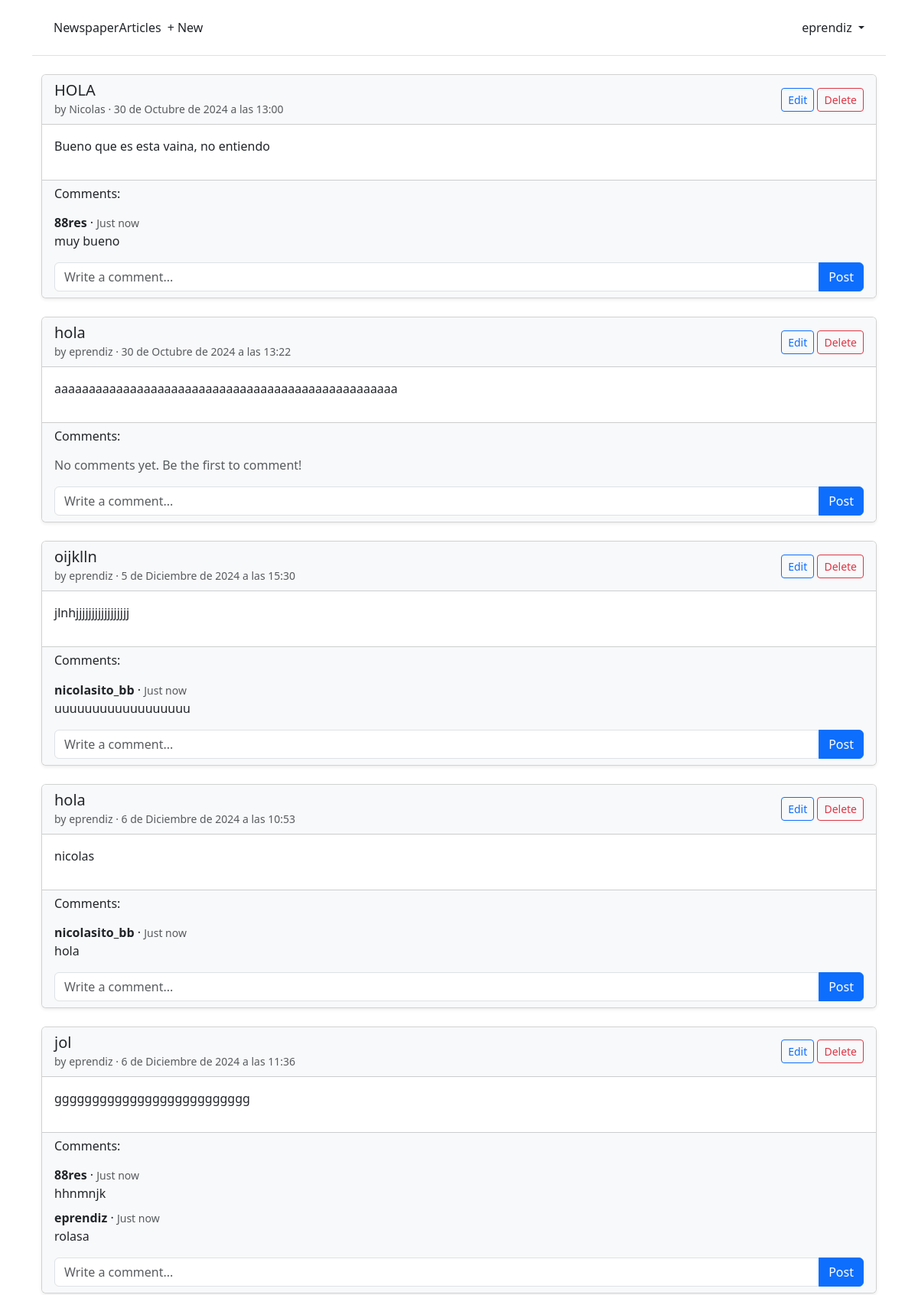
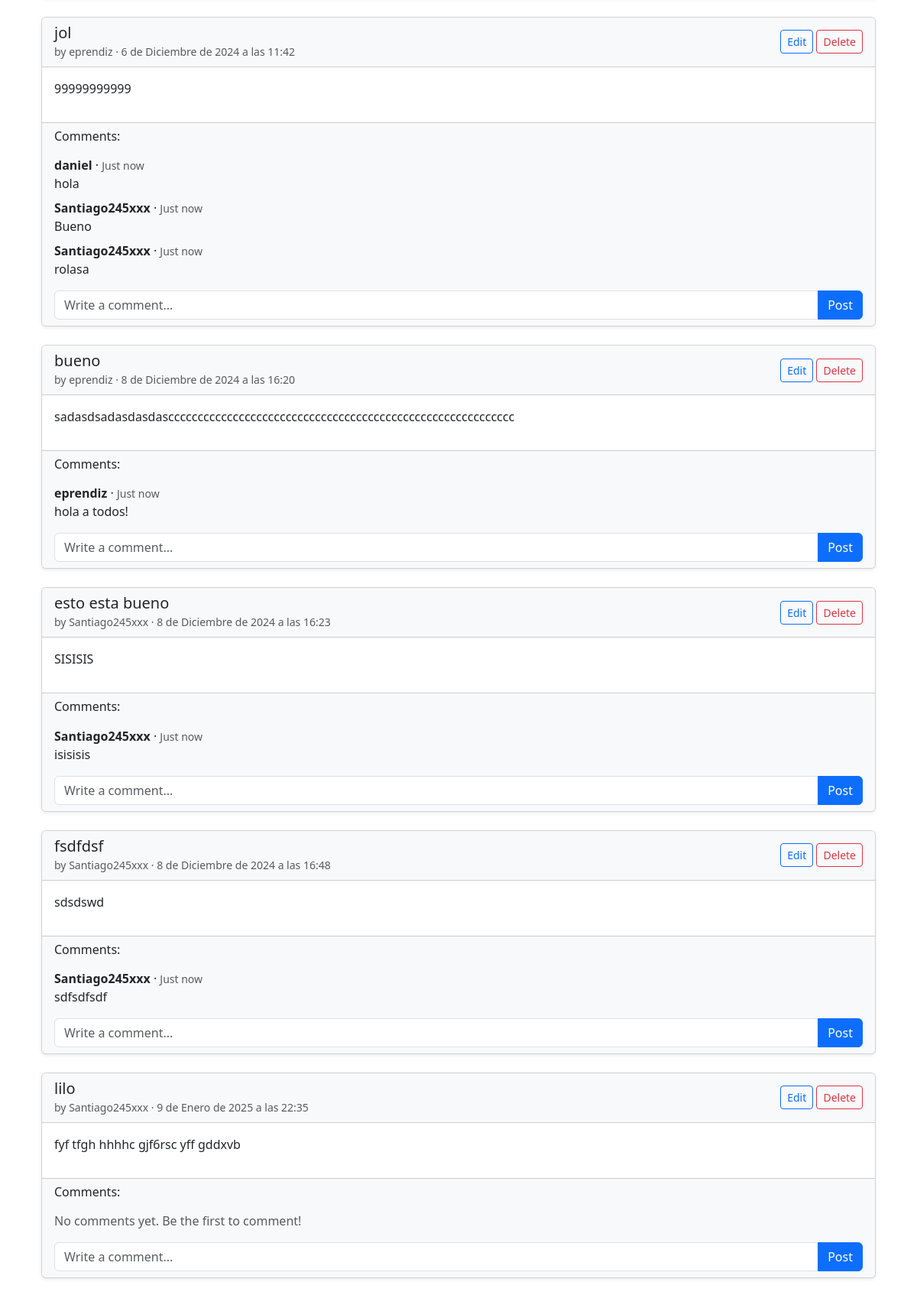
Screenshot of /articles/ (signed in, upper part) with the database file from the repository (2 pictures, top to bottom).
### accounts/models.py (models this page shows)
class CustomUser(AbstractUser):
    age = models.PositiveIntegerField(null=True, blank=True)

### articles/models.py (models this page shows, shortened)
class Article(models.Model):
    title = models.CharField(max_length=255)
    body = models.TextField()
    date = models.DateTimeField(auto_now_add=True)
    author = models.ForeignKey(
        settings.AUTH_USER_MODEL,
        on_delete=models.CASCADE,
    )
    image = models.ImageField(upload_to='article_images/', blank=True, null=True)

class Comment(models.Model):
    article = models.ForeignKey(Article, on_delete=models.CASCADE,)
    comment = models.CharField(max_length=140)
    author = models.ForeignKey(settings.AUTH_USER_MODEL, on_delete=models.CASCADE,)
    def __str__(self):
        return self.comment

### articles/views.py (the view)
# urls.py: path('', ArticleListView.as_view(),
class ArticleListView(LoginRequiredMixin,ListView):
    model = Article
    template_name = "article_list.html"

### templates/article_list.html (shortened to what this page needs)
{% extends "base.html" %}
{% block content %}
<div class="container mt-4">
    {% for article in article_list %}
        <div class="card mb-4 shadow-sm">
            <div class="card-header bg-light d-flex justify-content-between align-items-center">
                <div>
                    <h5 class="mb-0">{{ article.title }}</h5>
                    <small class="text-muted">by {{ article.author }} &middot; {{ article.date }}</small>
                </div>
                <div>
                    <a href="{% url 'article_edit' article.pk %}" class="btn btn-sm btn-outline-primary">Edit</a>
                    <a href="{% url 'article_delete' article.pk %}" class="btn btn-sm btn-outline-danger">Delete</a>
                </div>
            </div>
            <div class="card-body">
                <p>{{ article.body }}</p>
            </div>
            <div class="card-footer bg-light">
                <h6 class="mb-3">Comments:</h6>
                {% for comment in article.comment_set.all %}
                    <div class="mb-2">
                        <strong>{{ comment.author }}</strong> &middot;
                        <small class="text-muted">{{ comment.date_posted|default:"Just now" }}</small>
                        <p class="mb-0">{{ comment }}</p>
                    </div>
                {% empty %}
                    <p class="text-muted">No comments yet. Be the first to comment!</p>
                {% endfor %}
                <form method="post" action="{% url 'article_detail' article.pk %}">
                    <div class="input-group mt-3">
                        <input type="text" class="form-control" name="comment" placeholder="Write a comment..." required>
                        <button type="submit" class="btn btn-primary">Post</button>
                    </div>
                </form>
            </div>
        </div>
    {% endfor %}
</div>
{% endblock content %}

### templates/base.html (shortened to what this page needs)
<!DOCTYPE html>
{% load static %}
<html lang="en">
    <head>
        {% load bootstrap5 %}
        {% bootstrap_css %}
    </head>
    <body>
        <div class="container">
            <header class="p-3 mb-3 border-bottom">
                <div class="container">
                    <div class="d-flex flex-wrap align-items-center justify-content-center justify-content-lg-start">
                        <a class="navbar-brand" href="{% url 'home' %}">Newspaper</a>
                        <a class="navbar-brand" href="{% url 'article_list' %}">Articles</a>
                        <ul class="nav col-12 col-lg-auto me-lg-auto mb-2 justify-content-center mb-md-0">
                        {% if user.is_authenticated %}
                            <li><a href="{% url 'article_new' %}" class="nav-link px-2 link-dark">
                                + New</a></li>
                            </ul>
                            <div class="dropdown text-end">
                                <a href="#" class="d-block link-dark text-decoration-none dropdown-toggle" id="dropdownUser1" data-bs-toggle="dropdown" aria-expanded="false">
                                    {{ user.username }}
                                </a>
                            </div>
                        {% else %}
                        </ul>
                            <div class="text-end">
                                <a href="{% url 'login' %}" class="btn btn-outline-primary me-2">Log In</a>
                                <a href="{% url 'signup' %}" class="btn btn-primary">Sign Up</a>
                            </div>
                        {% endif %}
                    </div>
                </div>
            </header>
        <main>
            {% block content %}
            {% endblock content %}
        </main>
    </body>
</html>

### rows the page displays
CustomUser: username "eprendiz"
Article: title "HOLA", author "Nicolas", date "30 de Octubre de 2024 a las 13:00", body "Bueno que es esta vaina, no entiendo"
Comment: author "88res", date_posted "Just now", comment "muy bueno"
Article: title "hola", author "eprendiz", date "30 de Octubre de 2024 a las 13:22", body "aaaaaaaaaaaaaaaaaaaaaaaaaaaaaaaaaaaaaaaaaaaaaaaaaa"
Article: title "oijklln", author "eprendiz", date "5 de Diciembre de 2024 a las 15:30", body "jlnhjjjjjjjjjjjjjjjjj"
Comment: author "nicolasito_bb", date_posted "Just now", comment "uuuuuuuuuuuuuuuuuu"
Article: title "hola", author "eprendiz", date "6 de Diciembre de 2024 a las 10:53", body "nicolas"
Comment: author "nicolasito_bb", date_posted "Just now", comment "hola"
Article: title "jol", author "eprendiz", date "6 de Diciembre de 2024 a las 11:36", body "gggggggggggggggggggggggggg"
Comment: author "88res", date_posted "Just now", comment "hhnmnjk"
Comment: author "eprendiz", date_posted "Just now", comment "rolasa"
Article: title "jol", author "eprendiz", date "6 de Diciembre de 2024 a las 11:42", body "99999999999"
Comment: author "daniel", date_posted "Just now", comment "hola"
Comment: author "Santiago245xxx", date_posted "Just now", comment "Bueno"
Comment: author "Santiago245xxx", date_posted "Just now", comment "rolasa"
Article: title "bueno", author "eprendiz", date "8 de Diciembre de 2024 a las 16:20", body "sadasdsadasdasdasccccccccccccccccccccccccccccccccccccccccccccccccccccccccccc"
Comment: author "eprendiz", date_posted "Just now", comment "hola a todos!"
Article: title "esto esta bueno", author "Santiago245xxx", date "8 de Diciembre de 2024 a las 16:23", body "SISISIS"
Comment: author "Santiago245xxx", date_posted "Just now", comment "isisisis"
Article: title "fsdfdsf", author "Santiago245xxx", date "8 de Diciembre de 2024 a las 16:48", body "sdsdswd"
Comment: author "Santiago245xxx", date_posted "Just now", comment "sdfsdfsdf"
Article: title "lilo", author "Santiago245xxx", date "9 de Enero de 2025 a las 22:35", body "fyf tfgh hhhhc gjf6rsc yff gddxvb"
